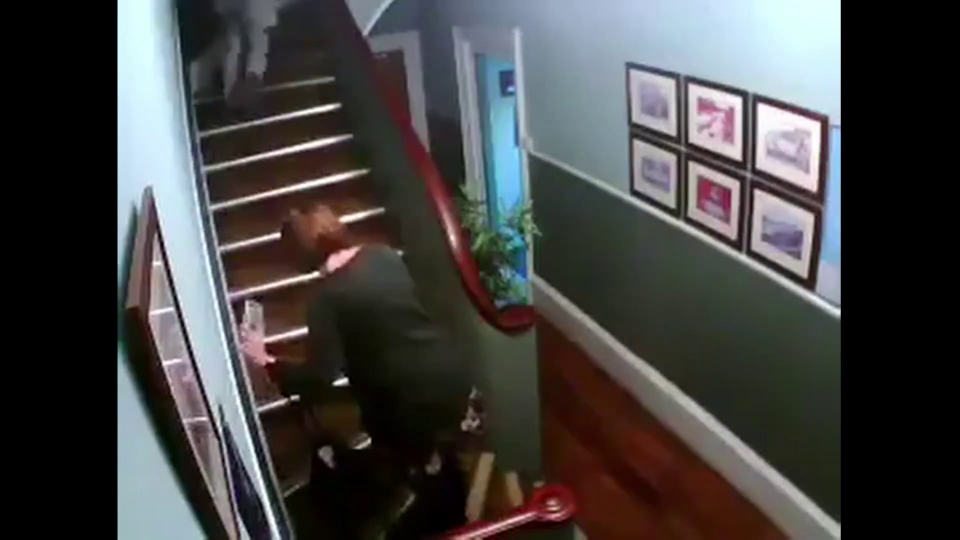
#> input picture viejo/image_0000.jpg, 1920 x 1080 px, found by its file name (shown at 1/2 size); its folder holds 4 pictures in this run; the run also reads 1 picture not shown here
$ python promeCuadrricula.py
#> lines starting #> are read from the running program, lines starting #| are printed output that depends on the picture
import cv2
import numpy as np
import os

def horn_schunck_real_time(I1, I2, alpha, iterations):
    I1_gray = cv2.cvtColor(I1, cv2.COLOR_BGR2GRAY)
    I2_gray = cv2.cvtColor(I2, cv2.COLOR_BGR2GRAY)

    # Calcular el flujo óptico con el algoritmo de Horn-Schunck
    flow = cv2.calcOpticalFlowFarneback(I1_gray, I2_gray, None, 0.5, 3, 15, 3, 7, 1.5, 0)

    # Extraer las componentes horizontal y vertical del flujo óptico
    u = flow[:, :, 0]
    v = flow[:, :, 1]

    return u, v

if __name__ == "__main__":
    # Obtener la lista de archivos en la carpeta de imágenes
    imagenes_dir = "frames/viejo"
    imagenes_files = sorted(os.listdir(imagenes_dir))
    imagenes_paths = [os.path.join(imagenes_dir, filename) for filename in imagenes_files]

    # Crear o abrir un archivo de texto para guardar la información
    # output_file = open("promedios/elevador/HSFull.txt", "w")

    # Inicializar listas para almacenar los promedios de magnitud por celda
    promedios_magnitud_por_celda = []

    # Iterar sobre cada par de imágenes consecutivas
    for i in range(len(imagenes_paths) - 1):
        image1_path = imagenes_paths[i]
        image2_path = imagenes_paths[i + 1]

        # Cargar las dos imágenes
        image1 = cv2.imread(image1_path)
#> image1 is the input picture: shape (1080, 1920, 3); mean B, G, R 66.9, 67.3, 68.1
        image2 = cv2.imread(image2_path)

        # Calcular el flujo óptico entre los fotogramas consecutivos
        u, v = horn_schunck_real_time(image1, image2, 0.01, 1)  # Cambiar alpha a 0.01 para reducir el ruido
#> in horn_schunck_real_time, `I1_gray = cv2.cvtColor(I1, cv2.COLOR_BGR2GRAY)`:
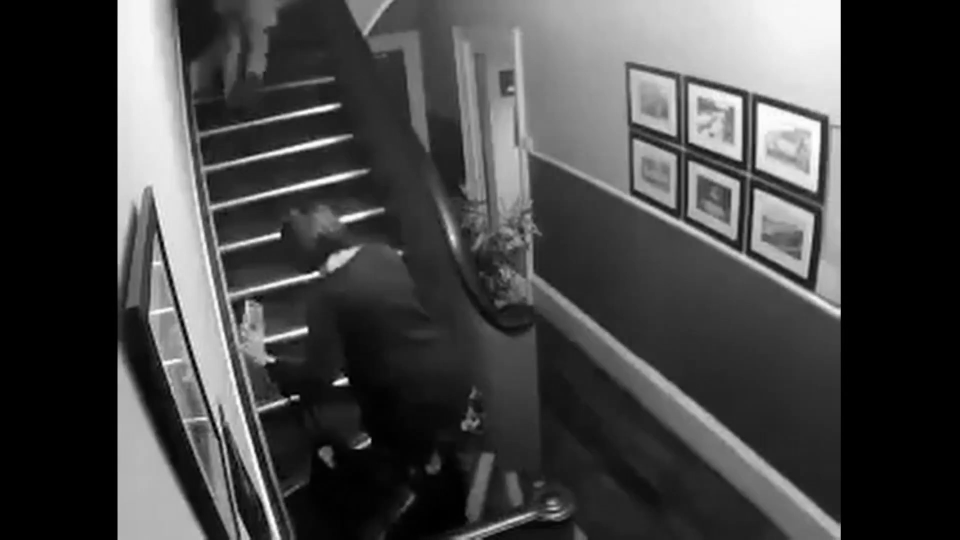
#> I1_gray: shape (1080, 1920) (shown at 1/2 size); min 0, max 255, mean 67.5
#> in horn_schunck_real_time, `u = flow[:, :, 0]`:
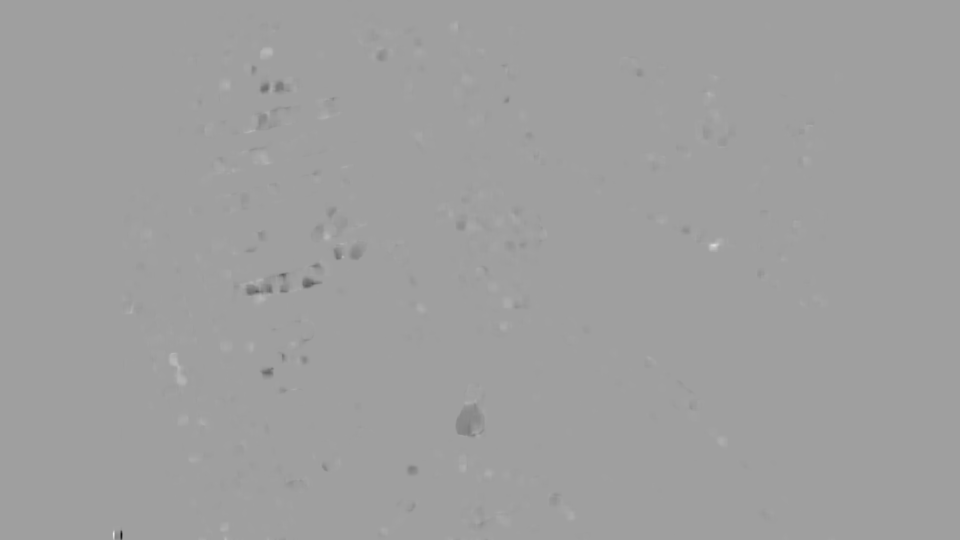
#> u: shape (1080, 1920) float32 (shown at 1/2 size); min -1.84, max 1.1, mean -0.00141; drawn with min black and max white
#> in horn_schunck_real_time, `v = flow[:, :, 1]`:
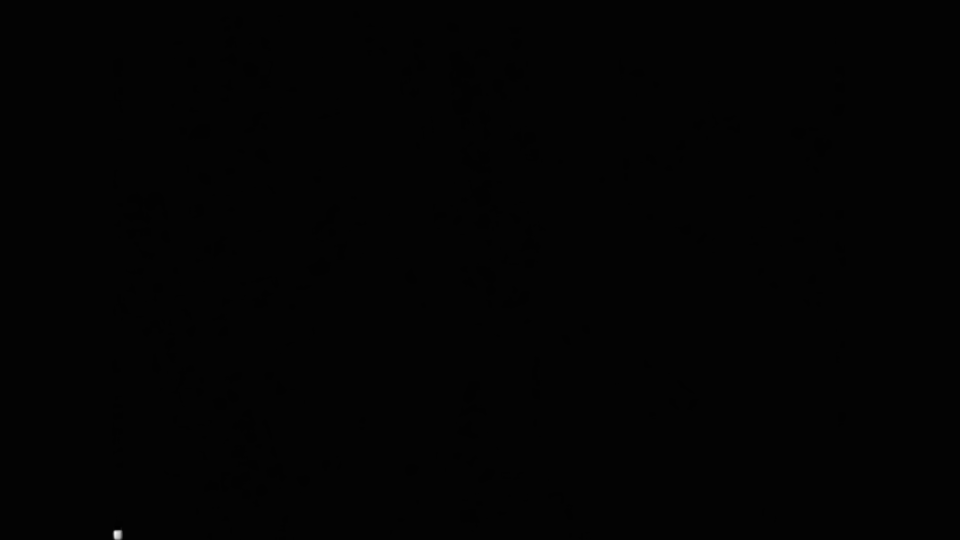
#> v: shape (1080, 1920) float32 (shown at 1/2 size); min -3.16, max 263.9, mean 0; drawn with min black and max white

        # Ajustar los parámetros para obtener una visualización más clara
        threshold = 1.5

        # Inicializar algunas variables para el análisis de flujo óptico
        magnitudes_por_celda = []

        # Dividir la cuadrícula en una matriz de 20x20
        grid_size = 20
        grid_width = u.shape[1] // grid_size
#> grid_width = 96
        grid_height = u.shape[0] // grid_size
#> grid_height = 54

        # Iterar sobre cada celda de la cuadrícula
        for i in range(grid_size):
            for j in range(grid_size):
                # Obtener la región de interés (celda) del flujo óptico
                grid_u = u[i * grid_height: (i + 1) * grid_height, j * grid_width: (j + 1) * grid_width]
                grid_v = v[i * grid_height: (i + 1) * grid_height, j * grid_width: (j + 1) * grid_width]

                # Calcular la magnitud del vector de flujo óptico en cada celda
                magnitude = np.sqrt(np.sum(grid_u ** 2) + np.sum(grid_v ** 2))

                # Calcular el promedio de la magnitud de los vectores en la celda actual
                promedio_magnitud = np.mean(magnitude)
                magnitudes_por_celda.append(promedio_magnitud)
#> after the loop, magnitudes_por_celda = 400 values, max 3271.8 at index 382, min 0 at index 0, mean 9.69

                # Escribir la información en el archivo de texto
                # output_file.write(f"Para la celda ({i}, {j}) de las imágenes {image1_path} y {image2_path}:\n")
                # output_file.write(f"Promedio de magnitud: {promedio_magnitud}\n\n")

        # Agregar los promedios de magnitud por celda a la lista
        promedios_magnitud_por_celda.append(magnitudes_por_celda)
#> pass 2 of the loop `for i in range(len(imagenes_paths) - 1):`:
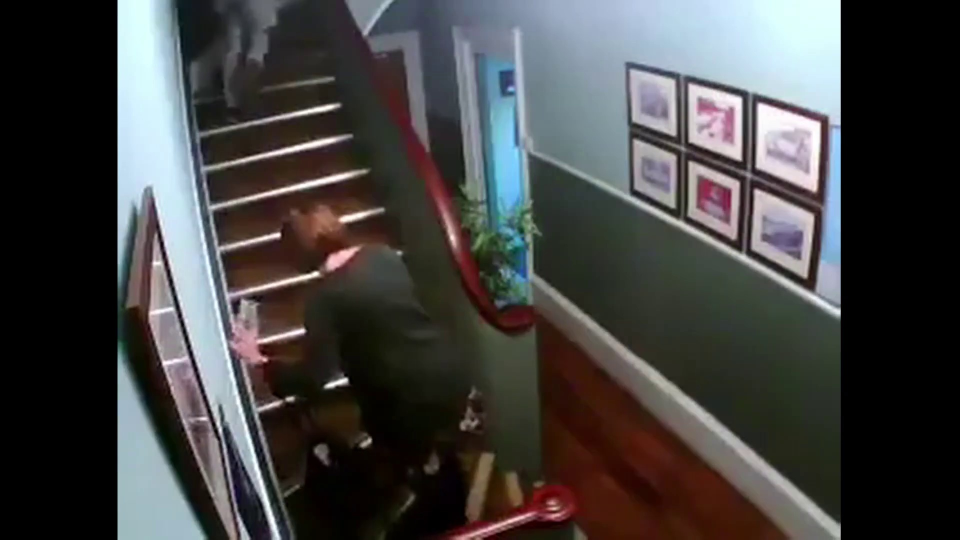
#> input picture viejo/image_0002.jpg, 1920 x 1080 px, found by its file name (shown at 1/2 size)
#> image2 is the input picture: shape (1080, 1920, 3); mean B, G, R 66.7, 67.3, 68
#> in horn_schunck_real_time (call 2), `u = flow[:, :, 0]`:
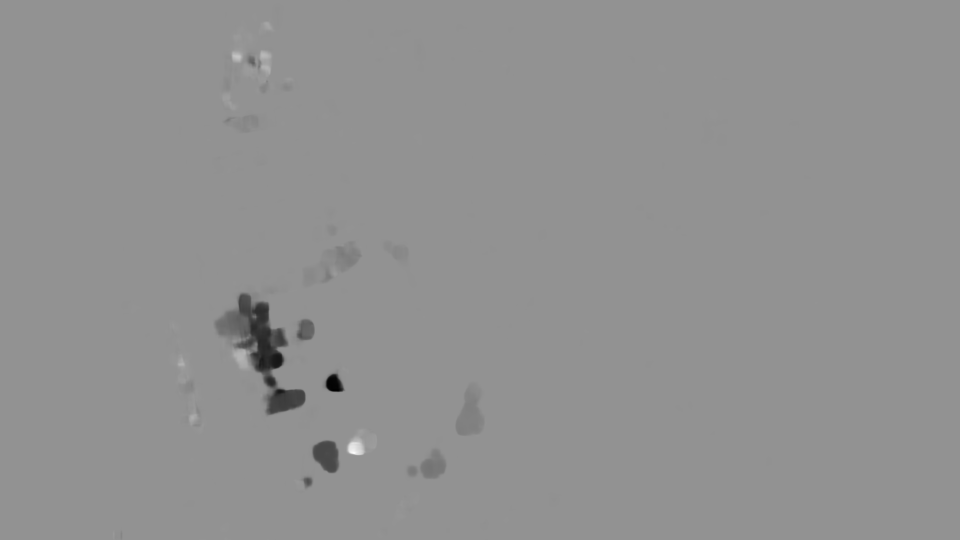
#> u: shape (1080, 1920) float32 (shown at 1/2 size); min -17.77, max 13.2, mean -0.0985; drawn with min black and max white
#> in horn_schunck_real_time (call 2), `v = flow[:, :, 1]`:
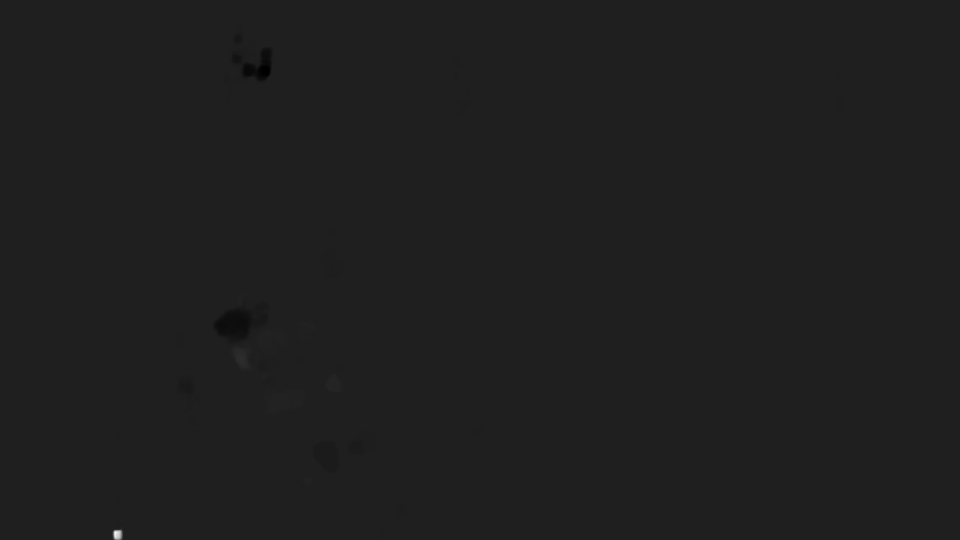
#> v: shape (1080, 1920) float32 (shown at 1/2 size); min -35.64, max 255.4, mean 0; drawn with min black and max white
#> after the loop `for i in range(grid_size):`: magnitudes_por_celda = 400 values, max 3134 at index 382, min 0 at index 0, mean 33.09
#> pass 3 of the loop `for i in range(len(imagenes_paths) - 1):`:
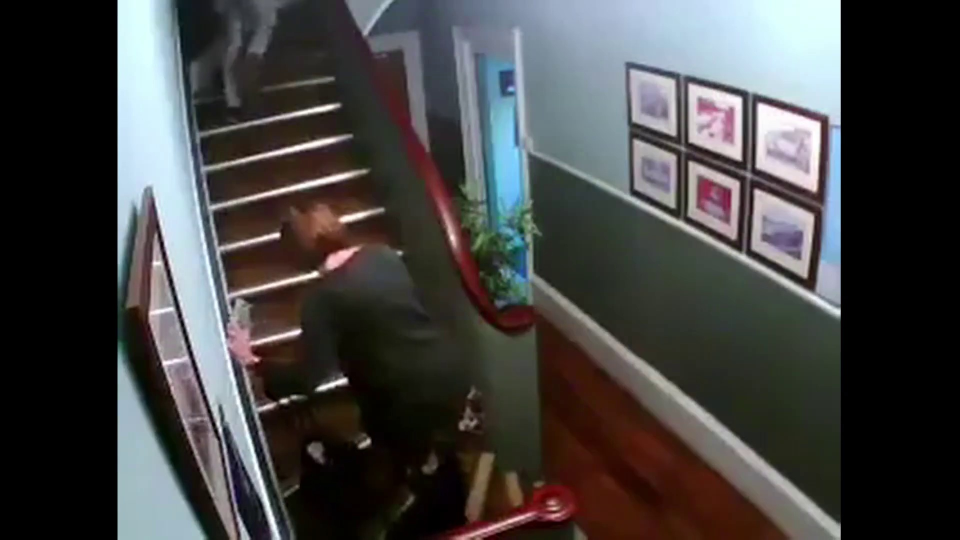
#> input picture viejo/image_0004.jpg, 1920 x 1080 px, found by its file name (shown at 1/2 size)
#> image2 is the input picture: shape (1080, 1920, 3); mean B, G, R 66.7, 67.2, 67.8
#> in horn_schunck_real_time (call 3), `I2_gray = cv2.cvtColor(I2, cv2.COLOR_BGR2GRAY)`:
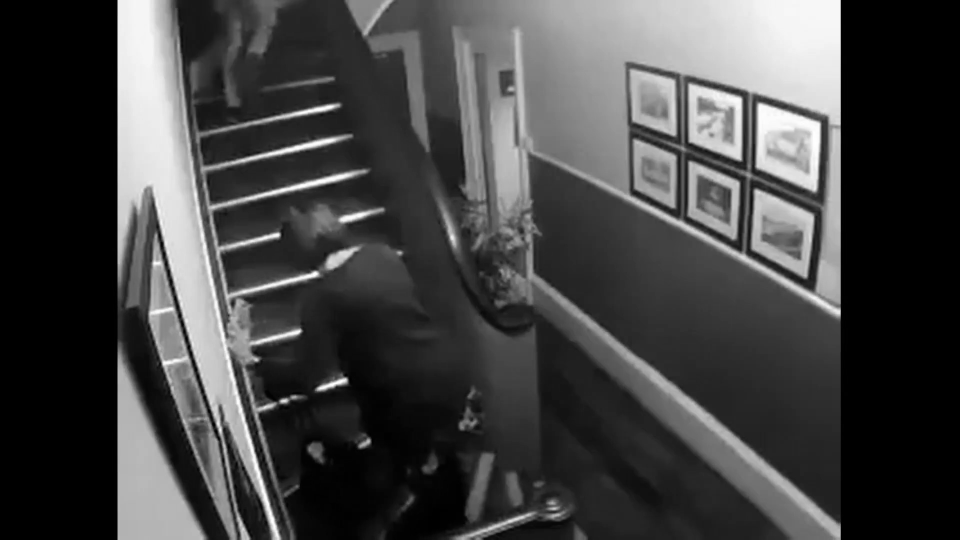
#> I2_gray: shape (1080, 1920) (shown at 1/2 size); min 0, max 255, mean 67.3
#> in horn_schunck_real_time (call 3), `v = flow[:, :, 1]`:
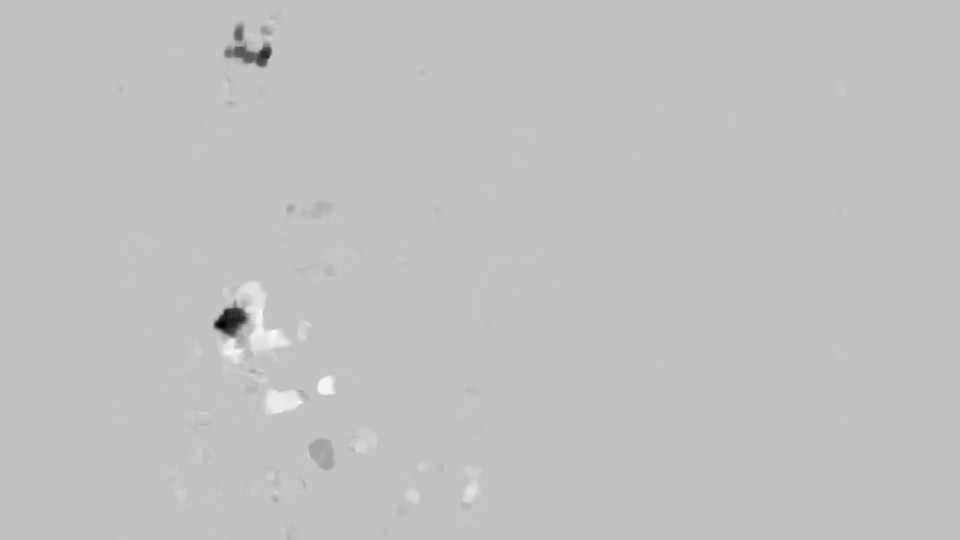
#> v: shape (1080, 1920) float32 (shown at 1/2 size); min -21.78, max 6.8, mean -0.0225; drawn with min black and max white
#> after the loop `for i in range(grid_size):`: magnitudes_por_celda = 400 values, max 922.6 at index 245, min 0 at index 0, mean 25.89

    # Calcular el promedio final por celda
    promedios_finales_celda = np.mean(np.array(promedios_magnitud_por_celda), axis=0)
#> promedios_finales_celda = 400 values, max 2136.3 at index 382, min 0 at index 0, mean 22.89

    # Guardar los promedios finales por celda en un archivo
    with open("promedios/viejo/HS.txt", "w") as output_celdas_file:
        for i in range(grid_size):
            for j in range(grid_size):
                output_celdas_file.write(f"Promedio final de celda ({i}, {j}): {promedios_finales_celda[i * grid_size + j]}\n")

    # Cerrar el archivo de texto
    # output_file.close()
